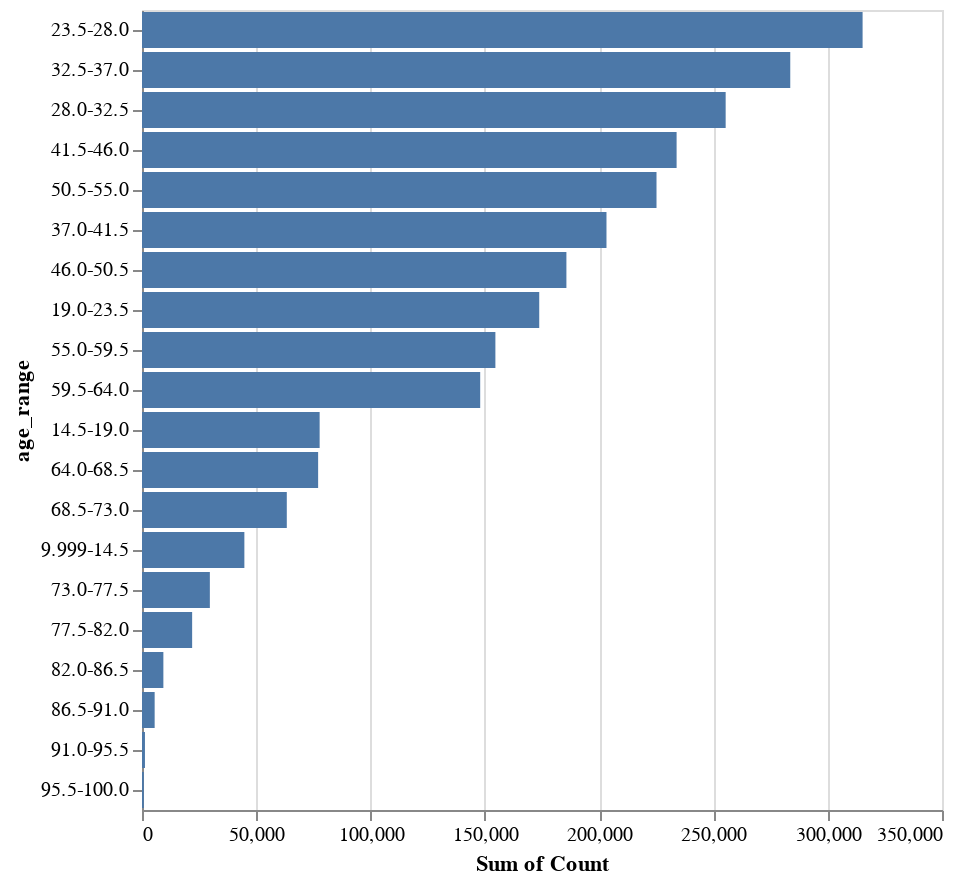

Notebook cell for this chart:
### Code cell
alt.Chart(dl_age_combined_df).mark_bar().encode(
    x='sum(Count)',
    y=alt.Y('age_range:N',sort='-x')
)

### Figure 1 — Vega-Lite specification as saved in the notebook (floating-point values rounded to 4 significant figures)
{"config": {"view": {"continuousWidth": 400, "continuousHeight": 300}}, "data": {"name": "data-ce3380b502ba502e0963c0415d69e8d0"}, "mark": "bar", "encoding": {"x": {"type": "quantitative", "aggregate": "sum", "field": "Count"}, "y": {"type": "nominal", "field": "age_range", "sort": "-x"}}, "$schema": "https://vega.github.io/schema/vega-lite/v4.8.1.json", "datasets": {"data-ce3380b502ba502e0963c0415d69e8d0": [{"Factor": 27.0, "Count": 66550, "age_range": "23.5-28.0"}, {"Factor": 28.0, "Count": 66410, "age_range": "23.5-28.0"}, {"Factor": 29.0, "Count": 66049, "age_range": "28.0-32.5"}, {"Factor": 30.0, "Count": 65309, "age_range": "28.0-32.5"}, {"Factor": 26.0, "Count": 64286, "age_range": "23.5-28.0"}, {"Factor": 31.0, "Count": 62307, "age_range": "28.0-32.5"}, {"Factor": 32.0, "Count": 61687, "age_range": "28.0-32.5"}, {"Factor": 25.0, "Count": 61380, "age_range": "23.5-28.0"}, {"Factor": 33.0, "Count": 59567, "age_range": "32.5-37.0"}, {"Factor": 34.0, "Count": 57833, "age_range": "32.5-37.0"}, {"Factor": 35.0, "Count": 57158, "age_range": "32.5-37.0"}, {"Factor": 24.0, "Count": 56635, "age_range": "23.5-28.0"}, {"Factor": 36.0, "Count": 54961, "age_range": "32.5-37.0"}, {"Factor": 37.0, "Count": 54094, "age_range": "32.5-37.0"}, {"Factor": 23.0, "Count": 53118, "age_range": "19.0-23.5"}, {"Factor": 38.0, "Count": 51817, "age_range": "37.0-41.5"}, {"Factor": 39.0, "Count": 51618, "age_range": "37.0-41.5"}, {"Factor": 40.0, "Count": 50745, "age_range": "37.0-41.5"}, {"Factor": 41.0, "Count": 49031, "age_range": "37.0-41.5"}, {"Factor": 42.0, "Count": 47773, "age_range": "41.5-46.0"}, {"Factor": 46.0, "Count": 47168, "age_range": "41.5-46.0"}, {"Factor": 47.0, "Count": 47076, "age_range": "46.0-50.5"}, {"Factor": 48.0, "Count": 46999, "age_range": "46.0-50.5"}, {"Factor": 22.0, "Count": 46614, "age_range": "19.0-23.5"}, {"Factor": 45.0, "Count": 46426, "age_range": "41.5-46.0"}, {"Factor": 43.0, "Count": 46361, "age_range": "41.5-46.0"}, {"Factor": 44.0, "Count": 46163, "age_range": "41.5-46.0"}, {"Factor": 49.0, "Count": 46035, "age_range": "46.0-50.5"}, {"Factor": 52.0, "Count": 45987, "age_range": "50.5-55.0"}, {"Factor": 53.0, "Count": 45623, "age_range": "50.5-55.0"}, {"Factor": 50.0, "Count": 45567, "age_range": "46.0-50.5"}, {"Factor": 51.0, "Count": 45456, "age_range": "50.5-55.0"}, {"Factor": 54.0, "Count": 44482, "age_range": "50.5-55.0"}, {"Factor": 55.0, "Count": 43550, "age_range": "50.5-55.0"}, {"Factor": 56.0, "Count": 41461, "age_range": "55.0-59.5"}, {"Factor": 21.0, "Count": 40604, "age_range": "19.0-23.5"}, {"Factor": 57.0, "Count": 38684, "age_range": "55.0-59.5"}, {"Factor": 58.0, "Count": 38320, "age_range": "55.0-59.5"}, {"Factor": 59.0, "Count": 36142, "age_range": "55.0-59.5"}, {"Factor": 60.0, "Count": 34802, "age_range": "59.5-64.0"}, {"Factor": 20.0, "Count": 33454, "age_range": "19.0-23.5"}, {"Factor": 61.0, "Count": 32097, "age_range": "59.5-64.0"}, {"Factor": 62.0, "Count": 29973, "age_range": "59.5-64.0"}, {"Factor": 19.0, "Count": 26604, "age_range": "14.5-19.0"}, {"Factor": 63.0, "Count": 26466, "age_range": "59.5-64.0"}, {"Factor": 64.0, "Count": 24625, "age_range": "59.5-64.0"}, {"Factor": 65.0, "Count": 21942, "age_range": "64.0-68.5"}, {"Factor": 18.0, "Count": 20824, "age_range": "14.5-19.0"}, {"Factor": 66.0, "Count": 20028, "age_range": "64.0-68.5"}, {"Factor": 67.0, "Count": 18016, "age_range": "64.0-68.5"}, {"Factor": 68.0, "Count": 17071, "age_range": "64.0-68.5"}, {"Factor": 69.0, "Count": 15760, "age_range": "68.5-73.0"}, {"Factor": 70.0, "Count": 14332, "age_range": "68.5-73.0"}, {"Factor": 17.0, "Count": 13818, "age_range": "14.5-19.0"}, {"Factor": 71.0, "Count": 12749, "age_range": "68.5-73.0"}, {"Factor": 72.0, "Count": 11173, "age_range": "68.5-73.0"}, {"Factor": 10.0, "Count": 10375, "age_range": "9.999-14.5"}, {"Factor": 11.0, "Count": 9534, "age_range": "9.999-14.5"}, {"Factor": 73.0, "Count": 9336, "age_range": "68.5-73.0"}, {"Factor": 12.0, "Count": 9012, "age_range": "9.999-14.5"}, {"Factor": 16.0, "Count": 8860, "age_range": "14.5-19.0"}, {"Factor": 74.0, "Count": 8798, "age_range": "73.0-77.5"}, {"Factor": 13.0, "Count": 8244, "age_range": "9.999-14.5"}, {"Factor": 75.0, "Count": 7716, "age_range": "73.0-77.5"}, {"Factor": 14.0, "Count": 7624, "age_range": "9.999-14.5"}, {"Factor": 15.0, "Count": 7612, "age_range": "14.5-19.0"}, {"Factor": 76.0, "Count": 6893, "age_range": "73.0-77.5"}, {"Factor": 77.0, "Count": 6281, "age_range": "73.0-77.5"}, {"Factor": 78.0, "Count": 5321, "age_range": "77.5-82.0"}, {"Factor": 79.0, "Count": 5179, "age_range": "77.5-82.0"}, {"Factor": 80.0, "Count": 4436, "age_range": "77.5-82.0"}, {"Factor": 81.0, "Count": 3758, "age_range": "77.5-82.0"}, {"Factor": 82.0, "Count": 3242, "age_range": "77.5-82.0"}, {"Factor": 83.0, "Count": 2815, "age_range": "82.0-86.5"}, {"Factor": 84.0, "Count": 2670, "age_range": "82.0-86.5"}, {"Factor": 85.0, "Count": 2076, "age_range": "82.0-86.5"}, {"Factor": 86.0, "Count": 1791, "age_range": "82.0-86.5"}, {"Factor": 87.0, "Count": 1603, "age_range": "86.5-91.0"}, {"Factor": 88.0, "Count": 1308, "age_range": "86.5-91.0"}, {"Factor": 89.0, "Count": 1040, "age_range": "86.5-91.0"}, {"Factor": 90.0, "Count": 915, "age_range": "86.5-91.0"}, {"Factor": 91.0, "Count": 670, "age_range": "86.5-91.0"}, {"Factor": 92.0, "Count": 489, "age_range": "91.0-95.5"}, {"Factor": 99.0, "Count": 443, "age_range": "95.5-100.0"}, {"Factor": 93.0, "Count": 321, "age_range": "91.0-95.5"}, {"Factor": 94.0, "Count": 279, "age_range": "91.0-95.5"}, {"Factor": 95.0, "Count": 206, "age_range": "91.0-95.5"}, {"Factor": 96.0, "Count": 129, "age_range": "95.5-100.0"}, {"Factor": 98.0, "Count": 97, "age_range": "95.5-100.0"}, {"Factor": 100.0, "Count": 69, "age_range": "95.5-100.0"}, {"Factor": 97.0, "Count": 69, "age_range": "95.5-100.0"}]}}
